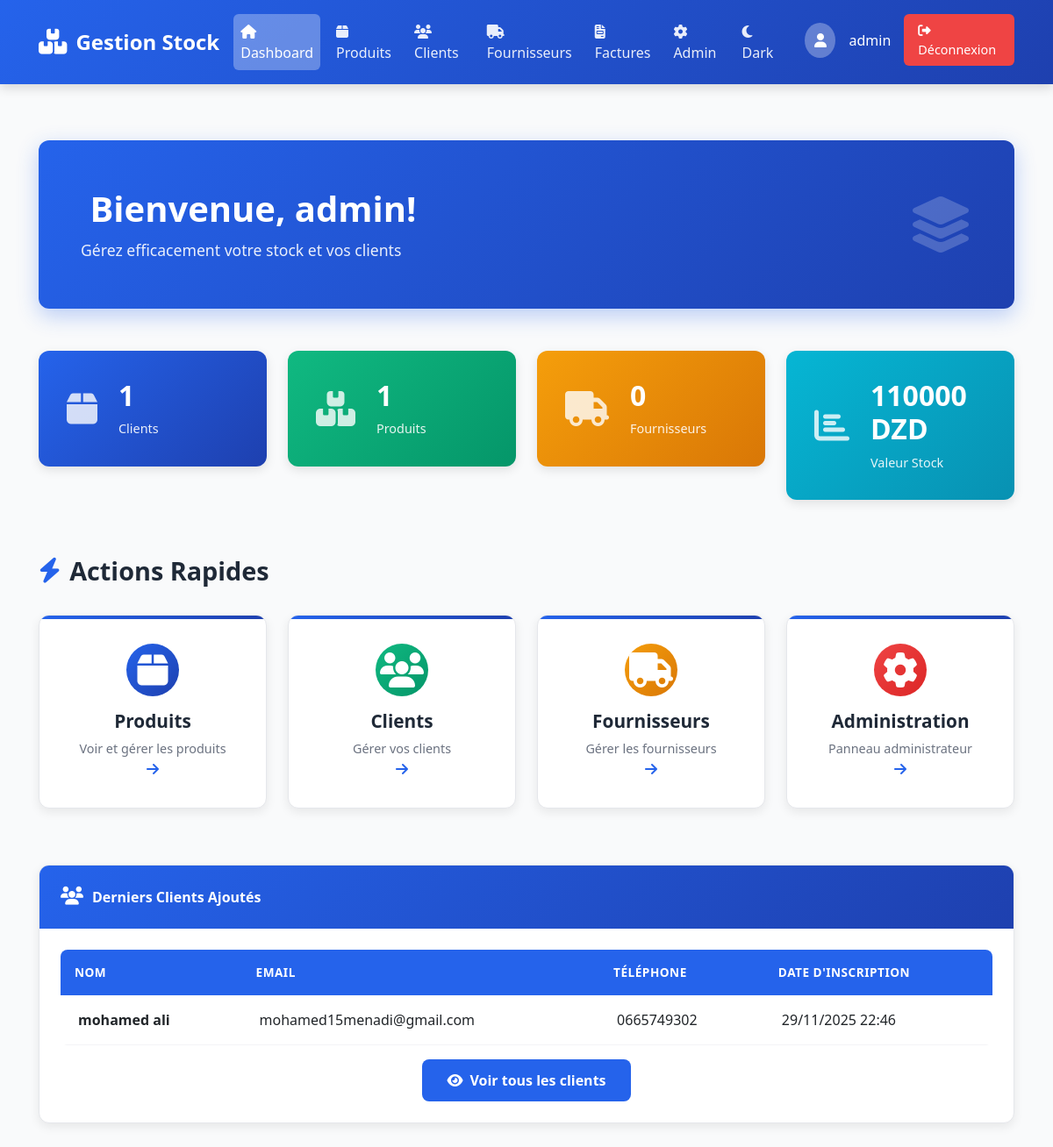
The page /dashboard/ (signed in) on the database its author committed.
### clients/models.py (models this page shows, shortened)
class Client(models.Model):
    nom = models.CharField(max_length=100, verbose_name="الاسم", db_index=True)
    prenom = models.CharField(max_length=100, verbose_name="اللقب", db_index=True)
    email = models.EmailField(unique=True, verbose_name="البريد الإلكتروني")
    telephone = models.CharField(
        max_length=20,
        verbose_name="رقم الهاتف",
        validators=[RegexValidator(r'^[+]?[0-9\s-()]+$', 'Format de téléphone invalide')]
    )
    adresse = models.TextField(verbose_name="العنوان")
    date_creation = models.DateTimeField(auto_now_add=True, verbose_name="تاريخ التسجيل")
    date_modification = models.DateTimeField(auto_now=True)
    actif = models.BooleanField(default=True, verbose_name="Actif")
    class Meta:
        verbose_name = "عميل"
        verbose_name_plural = "العملاء"
        ordering = ['-date_creation']
        indexes = [
            models.Index(fields=['nom', 'prenom']),
            models.Index(fields=['email']),
        ]

### gestion_stock/views.py (the view)
# urls.py: path('dashboard/', views.dashboard, name='dashboard'),
@login_required
def dashboard(request):
    try:
        clients = Client.objects.order_by('-date_creation')[:5]
        produits_count = Produit.objects.count()
        fournisseurs_count = Fournisseur.objects.count()
        low_stock_threshold = getattr(settings, 'LOW_STOCK_THRESHOLD', 5)
        low_stock_count = Produit.objects.filter(
            quantite__lte=low_stock_threshold
        ).count()
        total_stock_value = sum(
            p.quantite * p.prix for p in Produit.objects.only('quantite', 'prix')
        )
        alerts = get_stock_alerts()
        recent_factures = Facture.objects.select_related('client').order_by('-date_creation')[:5]
        context = {
            'clients': clients,
            'recent_factures': recent_factures,
            'produits_count': produits_count,
            'fournisseurs_count': fournisseurs_count,
            'low_stock_count': alerts['low_stock'].count(),
            'out_of_stock_count': alerts['out_of_stock'].count(),
            'low_stock_products': alerts['low_stock'][:10],
            'low_stock_threshold': low_stock_threshold,
            'total_stock_value': total_stock_value,
        }
        return render(request, 'dashboard.html', context)
    except Exception as e:
        messages.error(request, 'Erreur lors du chargement du tableau de bord')
        return render(request, 'dashboard.html', {})

### core/notifications.py (called while the page is built)
def get_stock_alerts():
    threshold = getattr(settings, 'LOW_STOCK_THRESHOLD', 5)
    alerts = {
        'low_stock': Produit.objects.filter(quantite__lte=threshold),
        'out_of_stock': Produit.objects.filter(quantite=0),
        'critical_stock': Produit.objects.filter(quantite__lte=threshold//2),
    }
    return alerts

### templates/dashboard.html (shortened to what this page needs)
{% extends 'base.html' %}
{% block content %}
<div class="dashboard-container">
  <div class="row mb-5">
    <div class="col-12">
      <div class="welcome-card">
        <div class="welcome-content">
          <h1 class="welcome-title">
             Bienvenue, {{ user.first_name|default:user.username }}!
          </h1>
          <p class="welcome-subtitle">
            Gérez efficacement votre stock et vos clients
          </p>
        </div>
        <div class="welcome-decoration">
          <i class="fas fa-layer-group"></i>
        </div>
      </div>
    </div>
  </div>
  <div class="row mb-5">
    <div class="col-md-6 col-lg-3 mb-3">
      <div class="stat-card stat-card-primary">
        <div class="stat-icon">
          <i class="fas fa-box"></i>
        </div>
        <div class="stat-content">
          <h3 class="stat-value">{{ clients.count }}</h3>
          <p class="stat-label">Clients</p>
        </div>
      </div>
    </div>
    <div class="col-md-6 col-lg-3 mb-3">
      <div class="stat-card stat-card-success">
        <div class="stat-icon">
          <i class="fas fa-boxes"></i>
        </div>
        <div class="stat-content">
          <h3 class="stat-value">{{ produits_count }}</h3>
          <p class="stat-label">Produits</p>
        </div>
      </div>
    </div>
    <div class="col-md-6 col-lg-3 mb-3">
      <div class="stat-card stat-card-warning">
        <div class="stat-icon">
          <i class="fas fa-truck"></i>
        </div>
        <div class="stat-content">
          <h3 class="stat-value">{{ fournisseurs_count }}</h3>
          <p class="stat-label">Fournisseurs</p>
        </div>
      </div>
    </div>
    <div class="col-md-6 col-lg-3 mb-3">
      <div class="stat-card stat-card-info">
        <div class="stat-icon">
          <i class="fas fa-chart-bar"></i>
        </div>
        <div class="stat-content">
          <h3 class="stat-value">{{ total_stock_value|floatformat:0 }} DZD</h3>
          <p class="stat-label">Valeur Stock</p>
        </div>
      </div>
    </div>
  </div>
  <div class="row mb-5">
    <div class="col-12">
      <h2 class="section-title"><i class="fas fa-zap"></i> Actions Rapides</h2>
    </div>
    <div class="col-md-6 col-lg-3 mb-3">
      <a href="{% url 'produits:liste_produits' %}" class="quick-action-card">
        <div class="action-icon primary">
          <i class="fas fa-box"></i>
        </div>
        <h3>Produits</h3>
        <p>Voir et gérer les produits</p>
        <div class="action-arrow">
          <i class="fas fa-arrow-right"></i>
        </div>
      </a>
    </div>
    <div class="col-md-6 col-lg-3 mb-3">
      <a href="{% url 'clients:liste_clients' %}" class="quick-action-card">
        <div class="action-icon success">
          <i class="fas fa-users"></i>
        </div>
        <h3>Clients</h3>
        <p>Gérer vos clients</p>
        <div class="action-arrow">
          <i class="fas fa-arrow-right"></i>
        </div>
      </a>
    </div>
    <div class="col-md-6 col-lg-3 mb-3">
      <a
        href="{% url 'fournisseurs:liste_fournisseurs' %}"
        class="quick-action-card"
      >
        <div class="action-icon warning">
          <i class="fas fa-truck"></i>
        </div>
        <h3>Fournisseurs</h3>
        <p>Gérer les fournisseurs</p>
        <div class="action-arrow">
          <i class="fas fa-arrow-right"></i>
        </div>
      </a>
    </div>
    <div class="col-md-6 col-lg-3 mb-3">
      <a href="/admin/" class="quick-action-card">
        <div class="action-icon danger">
          <i class="fas fa-cog"></i>
        </div>
        <h3>Administration</h3>
        <p>Panneau administrateur</p>
        <div class="action-arrow">
          <i class="fas fa-arrow-right"></i>
        </div>
      </a>
    </div>
  </div>
  <div class="row">
    <div class="col-12">
      <div class="card shadow-sm">
        <div class="card-header">
          <i class="fas fa-users"></i> Derniers Clients Ajoutés
        </div>
        <div class="card-body">
          {% if clients %}
          <div class="table-responsive">
            <table class="table table-hover">
              <thead>
                <tr>
                  <th>Nom</th>
                  <th>Email</th>
                  <th>Téléphone</th>
                  <th>Date d'Inscription</th>
                </tr>
              </thead>
              <tbody>
                {% for client in clients|slice:":5" %}
                <tr>
                  <td>
                    <strong>{{ client.nom }} {{ client.prenom }}</strong>
                  </td>
                  <td>{{ client.email }}</td>
                  <td>{{ client.telephone }}</td>
                  <td>{{ client.date_creation|date:"d/m/Y H:i" }}</td>
                </tr>
                {% endfor %}
              </tbody>
            </table>
          </div>
          <div class="text-center mt-3">
            <a href="{% url 'clients:liste_clients' %}" class="btn btn-primary">
              <i class="fas fa-eye"></i> Voir tous les clients
            </a>
          </div>
          {% else %}
          <div class="alert alert-info">
            <i class="fas fa-info-circle"></i> Aucun client enregistré pour le
            moment.
          </div>
          {% endif %}
        </div>
      </div>
    </div>
  </div>
</div>
{% endblock %}

### templates/base.html (shortened to what this page needs)
<!DOCTYPE html>
<html lang="fr">
  <head>
    {% load static %}
    <link
      href="https://cdn.jsdelivr.net/npm/bootstrap@5.3.0/dist/css/bootstrap.min.css"
      rel="stylesheet"
    />
    <link
      href="https://cdnjs.cloudflare.com/ajax/libs/font-awesome/6.4.0/css/all.min.css"
      rel="stylesheet"
    />
    <link rel="stylesheet" href="{% static 'css/style.css' %}" />
  </head>
  <body>
    <nav class="navbar navbar-expand-lg navbar-dark">
      <div class="container-fluid">
        <a class="navbar-brand" href="{% url 'dashboard' %}">
          <i class="fas fa-boxes"></i>
          Gestion Stock
        </a>
        <div class="collapse navbar-collapse" id="navbarNav">
          <ul class="navbar-nav ms-auto">
            {% if user.is_authenticated %}
            <li class="nav-item">
              <a
                class="nav-link {% if request.resolver_match.url_name == 'dashboard' %}active{% endif %}"
                href="{% url 'dashboard' %}"
              >
                <i class="fas fa-home"></i> Dashboard
              </a>
            </li>
            <li class="nav-item">
              <a
                class="nav-link {% if 'produits' in request.path %}active{% endif %}"
                href="{% url 'produits:liste_produits' %}"
              >
                <i class="fas fa-box"></i> Produits
              </a>
            </li>
            <li class="nav-item">
              <a
                class="nav-link {% if 'clients' in request.path %}active{% endif %}"
                href="{% url 'clients:liste_clients' %}"
              >
                <i class="fas fa-users"></i> Clients
              </a>
            </li>
            <li class="nav-item">
              <a
                class="nav-link {% if 'fournisseur' in request.path %}active{% endif %}"
                href="{% url 'fournisseurs:liste_fournisseurs' %}"
              >
                <i class="fas fa-truck"></i> Fournisseurs
              </a>
            </li>
            <li class="nav-item">
              <a
                class="nav-link {% if 'factures' in request.path %}active{% endif %}"
                href="{% url 'factures:liste_factures' %}"
              >
                <i class="fas fa-file-invoice"></i> Factures
              </a>
            </li>
            <li class="nav-item">
              <a class="nav-link" href="/admin/">
                <i class="fas fa-cog"></i> Admin
              </a>
            </li>
            <li class="nav-item">
              <a class="nav-link" href="#" onclick="toggleDarkMode(); return false;" id="darkModeToggle">
              </a>
            </li>
            <li class="nav-item ms-3">
              <div class="user-info">
                <div class="user-avatar">
                  <i class="fas fa-user"></i>
                </div>
                <span>{{ user.username }}</span>
                <a href="{% url 'logout' %}" class="logout-btn">
                  <i class="fas fa-sign-out-alt"></i> Déconnexion
                </a>
              </div>
            </li>
            {% endif %}
          </ul>
        </div>
      </div>
    </nav>
    <main class="main-content">
      <div class="container-lg">{% block content %}{% endblock %}</div>
    </main>
  </body>
</html>

### static/css/style.css (style rules this page uses)
* { margin: 0; padding: 0; box-sizing: border-box; }
body, html { height: 100%; font-family: 'Segoe UI', Tahoma, Geneva, Verdana, sans-serif; background: linear-gradient(135deg, #f5f7fa 0%, #c3cfe2 100%); }
.table { background: white; border-radius: 8px; overflow: hidden; }
.table thead th { background: linear-gradient(135deg, #2563eb 0%, #1e40af 100%); color: white; border: none; font-weight: 600; padding: 1.25rem; text-transform: uppercase; font-size: 0.85rem; letter-spacing: 0.5px; }
.table tbody tr { border-bottom: 1px solid #f3f4f6; transition: all 0.2s ease; }
.table tbody td { padding: 1rem 1.25rem; vertical-align: middle; }
.btn { border-radius: 8px; padding: 10px 20px; font-weight: 600; transition: all 0.3s ease; border: none; cursor: pointer; display: inline-flex; align-items: center; gap: 8px; }
.btn-primary { background: linear-gradient(135deg, #2563eb 0%, #1e40af 100%); color: white; }
.card { border: none; border-radius: 12px; box-shadow: 0 4px 12px rgba(0, 0, 0, 0.08); transition: all 0.3s ease; overflow: hidden; }
.card-header { background: linear-gradient(135deg, #2563eb 0%, #1e40af 100%); color: white; font-weight: 600; border: none; padding: 1.5rem; display: flex; align-items: center; gap: 10px; }
.card-header i { font-size: 1.3rem; }
.card-body { padding: 1.5rem; }
.text-center { text-align: center; }
.mb-3 { margin-bottom: 1rem; }
.mt-3 { margin-top: 1rem; }
.shadow-sm { box-shadow: 0 4px 12px rgba(0, 0, 0, 0.08) !important; }

### templates/base.html (style rules this page uses)
:root { --primary: #2563eb; --primary-dark: #1e40af; --primary-light: #3b82f6; --success: #10b981; --danger: #ef4444; --warning: #f59e0b; --dark: #1f2937; --light: #f9fafb; --gray: #6b7280; --bg-color: #f9fafb; --text-color: #1f2937; --card-bg: #ffffff; --border-color: #e5e7eb; }
* { margin: 0; padding: 0; box-sizing: border-box; }
body { font-family: "Segoe UI", Tahoma, Geneva, Verdana, sans-serif; background: var(--bg-color); min-height: 100vh; color: var(--text-color); transition: background-color 0.3s ease, color 0.3s ease; }
.navbar { background: linear-gradient( 135deg, var(--primary) 0%, var(--primary-dark) 100% ); box-shadow: 0 4px 12px rgba(0, 0, 0, 0.15); padding: 1rem 2rem; position: sticky; top: 0; z-index: 1000; }
.navbar-brand { font-size: 1.5rem; font-weight: 700; color: white !important; display: flex; align-items: center; gap: 10px; }
.navbar-brand i { font-size: 1.8rem; }
.nav-link { color: rgba(255, 255, 255, 0.9) !important; font-weight: 500; transition: all 0.3s ease; margin-right: 10px; border-radius: 6px; }
.nav-link.active { background: rgba(255, 255, 255, 0.3); color: white !important; }
.user-info { color: white; display: flex; align-items: center; gap: 15px; }
.user-avatar { width: 40px; height: 40px; border-radius: 50%; background: rgba(255, 255, 255, 0.3); display: flex; align-items: center; justify-content: center; font-weight: bold; }
.logout-btn { background: var(--danger); color: white; border: none; padding: 8px 16px; border-radius: 6px; cursor: pointer; transition: all 0.3s ease; text-decoration: none; font-weight: 500; font-size: 0.9rem; }
.main-content { padding: 2rem; min-height: calc(100vh - 80px); }
.container-lg { max-width: 1400px; }
.btn-primary { background: var(--primary); border: none; padding: 12px 28px; border-radius: 8px; font-weight: 600; transition: all 0.3s ease; }
.card { border: 1px solid var(--border-color); border-radius: 12px; background: var(--card-bg); box-shadow: 0 4px 12px rgba(0, 0, 0, 0.08); transition: all 0.3s ease; overflow: hidden; }
.card-header { background: linear-gradient( 135deg, var(--primary) 0%, var(--primary-dark) 100% ); color: white; font-weight: 600; border: none; }
.table { margin: 0; }
.table thead th { background: var(--primary); color: white; border: none; font-weight: 600; padding: 1rem; }
.table tbody tr { transition: all 0.2s ease; }

### rows shown on the page
Client: nom "mohamed", prenom "ali", email "mohamed15menadi@gmail.com", telephone "0665749302", date_creation "29/11/2025 22:46"

### other values the page prints
{{ user.username }} "admin"
{{ user.first_name|default:user.username }} "admin"
{{ clients.count }} "1"
{{ produits_count }} "1"
{{ fournisseurs_count }} "0"
{{ total_stock_value|floatformat:0 }} "110000"
